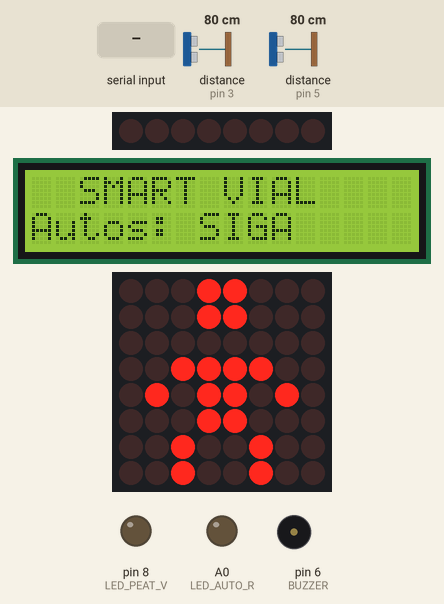
This sketch was run on a simulated Arduino Uno, built with avr-gcc and run on an emulated ATmega328P. Parts: 8 shift-register outputs drawn as a row of LEDs (first output left, lit = HIGH), 16×2 character LCD, 8×8 LED matrix, output pins drawn as LEDs (lit = HIGH), buzzer (waves = sounding). Wiring (inferred from the names in the program): 2 × ultrasonic range finder: trigger pin 2, echo pin 3 / trigger pin 4, echo pin 5; MAX7219 LED driver (orientation assumed): data pin 11; clock pin 13; CS pin 10; shift register (74HC595): data A1; shift clock pin 7; latch A2. Wiring (inferred from the signals the program sends): row of LEDs: on Q0, Q1, Q2, Q3, Q4, Q5, Q6, Q7. The inputs (shaded band) are chosen by the test bench; at power-on: distance to the obstacle (sensors on pin 3, pin 5) 80 cm. The echo pulse lasts 58.3 µs per cm; pins used as bus, display or sensor lines are not drawn; what the sketch prints to the serial monitor is not drawn.

Above: at 2.5 s.
2.6 s: "M\n" received over Serial
At 2.63 s:
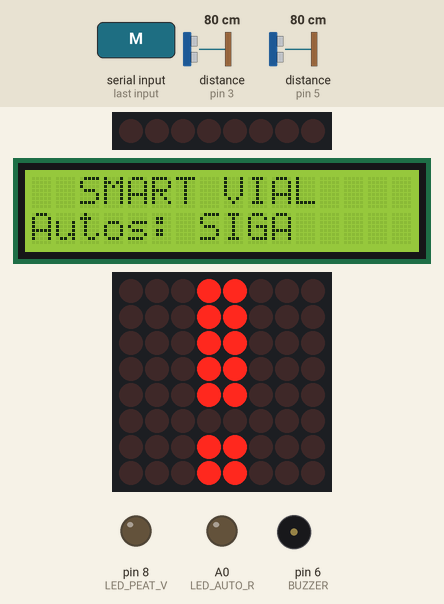
At 3.7 s:
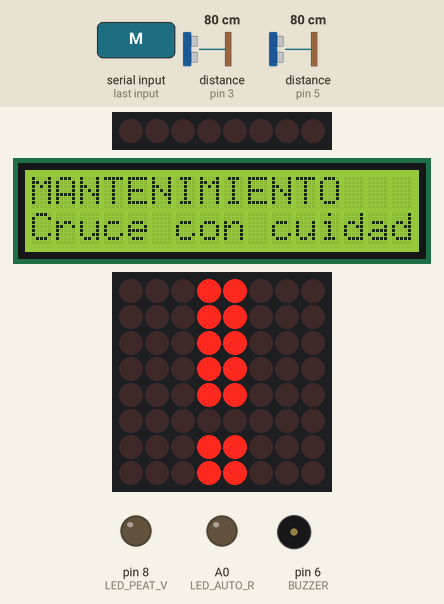
5.6 s: distance to the obstacle (sensor on pin 3) set to 2 cm
7.6 s: "N\n" received over Serial
At 8.8 s:
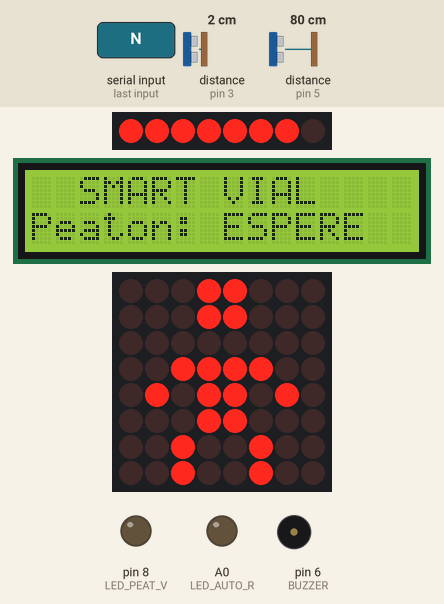
9.1 s: "M\n" received over Serial
At 9.6 s:
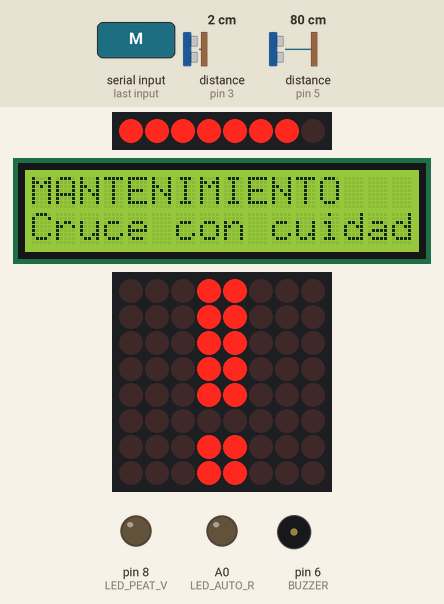
10.6 s: distance to the obstacle (sensor on pin 5) set to 2 cm
12.6 s: distance to the obstacle (sensor on pin 5) set to 18 cm
Timing chart, 0 to 15.6 s (numbered marks = the images above; inputs shaded):
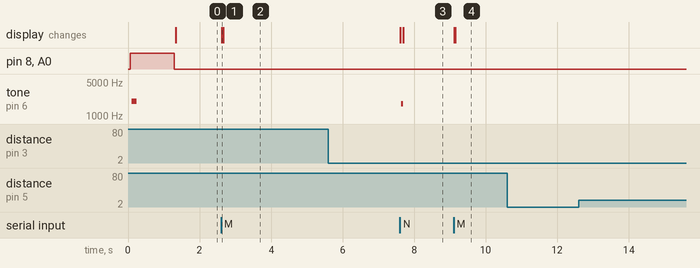

Measured:
- after the input at 2.6 s, the display: changes at once (image 1)
- after the input at 5.6 s, every drawn part: stays the same
- after the input at 7.6 s, tone on pin 6 (BUZZER): silent → 1800 Hz at once, → silent 0.06 s later; the display: first changes at once (image 3 shows a later state)
- after the input at 9.1 s, the display: first changes at once (image 4 shows a later state)
- after the input at 10.6 s, every drawn part: stays the same
- after the input at 12.6 s, every drawn part: stays the same

The sketch:

smart_vial.ino
```cpp
/*
  SMART VIAL - Transito inteligente
  Semaforo inteligente con cruce peatonal para Arduino UNO

  - Ultrasonico 1 (peaton): detecta a la persona que llega al cruce.
  - Ultrasonico 2 (vehiculo): detecta el auto que se acerca y calcula su velocidad.
  - Modulo de semaforo LED (R, Y, G, GND) para autos.
  - Semaforo de peaton con 2 LEDs (rojo y verde).
  - LCD 16x2 I2C: "PUEDE CRUZAR 9s" (cuenta 9 -> 0), "ESPERE", etc.
  - Matriz 8x8 MAX7219: muñeco parado / muñeco caminando.
  - Buzzer: pitidos de cruce (ayuda a personas con poca vision) y alarma.
  - Bluetooth HC-06 en D0/D1 (9600, viene asi de fabrica; nombre "HC-06", clave 1234):
    manda el estado y recibe ordenes del simulador web o de una app Bluetooth del celular
    (por ejemplo "Serial Bluetooth Terminal" o "Arduino Bluetooth Controller").

  CONEXIONES
  D0  RX  <- TXD del HC-06                       D1  TX  -> RXD del HC-06 con divisor (1k arriba, 2k abajo)
  HC-06: VCC -> 5V, GND -> GND
  D2  TRIG ultrasonico peaton                     D3  ECHO ultrasonico peaton
  D4  TRIG ultrasonico vehiculo                   D5  ECHO ultrasonico vehiculo
  D6  Buzzer (+)
  D7  LED rojo peaton  (+ resistencia de 220 ohm)
  D8  LED verde peaton (+ resistencia de 220 ohm)
  D10 MAX7219 CS            D11 MAX7219 DIN                     D13 MAX7219 CLK
  A0  Modulo semaforo AUTOS   R      A1  Modulo semaforo AUTOS   Y
  A2  Modulo semaforo AUTOS   G      GND del modulo autos  -> GND
  A4  SDA LCD          A5 SCL LCD
  El modulo de semaforo ya trae sus resistencias: se conecta directo.
  Los LEDs del peaton: pata larga al pin con su resistencia de 220 ohm, pata corta a GND.
  Quedan libres: D9, D12 y A3.

  IMPORTANTE: el HC-06 comparte D0/D1 con el USB. Desconecta el cable de D0 (TXD del HC-06)
  mientras subes el programa y vuelve a ponerlo despues.
  Comandos cortos (una letra, sirven en apps que no mandan "enter"):
    P = peaton   M = mantenimiento   N = normal   S = silenciar   A = activar buzzer   E = estado
  Libreria necesaria: LiquidCrystal I2C (Frank de Brabander).
*/

#include <Wire.h>
#include <LiquidCrystal_I2C.h>

// ---------- pines ----------
const byte P_TRIG = 2, P_ECHO = 3;      // ultrasonico peaton
const byte V_TRIG = 4, V_ECHO = 5;      // ultrasonico vehiculo
const byte BUZZER = 6;
const byte MX_CS = 10, MX_DIN = 11, MX_CLK = 13;    // MAX7219 (matriz)
const byte LED_AUTO_R = A0, LED_AUTO_A = A1, LED_AUTO_V = A2;   // modulo semaforo autos
const byte LED_PEAT_R = 7, LED_PEAT_V = 8;                      // LEDs del peaton

// ---------- ajustes ----------
const bool SEMAFORO_INVERTIDO = false; // true si el modulo de autos prende al reves (anodo comun)
const bool ESPEJO_MATRIZ = false; // true si el muñeco sale al reves
int  UMBRAL_P = 20;   // cm: a esta distancia o menos hay un peaton
int  UMBRAL_V = 15;   // cm: a esta distancia o menos hay un vehiculo en el cruce
const unsigned long T_VERDE_MIN = 6000;  // verde minimo para autos antes de dar paso
const unsigned long T_AMARILLO  = 2500;
const unsigned long T_TODO_ROJO = 1000;
const unsigned long T_ESPERA_MAX = 8000; // si el auto no se va, igual se da paso al peaton
const unsigned long T_FIN = 1500;
const int VEL_ALERTA = 25;  // cm/s: un auto que se acerca mas rapido con luz roja = no va a frenar

// ---------- estados ----------
enum Fase { VERDE = 0, ESPERA_AUTO = 1, AMARILLO = 2, TODO_ROJO = 3, CRUCE = 4, FIN = 5, INTERMITENTE = 6 };
Fase fase = VERDE;
unsigned long tFase = 0;

LiquidCrystal_I2C *lcd = nullptr;
bool hayLcd = false;
String lcd1 = "", lcd2 = "";

int dP = 300, dV = 300;          // distancias en cm
int cuentaP = 0, cuentaV = 0;    // lecturas seguidas que confirman
bool peaton = false, vehiculo = false, pedido = false;
int cuenta = -1;                 // segundos que le quedan al peaton (-1 = no hay cruce)
float velocidad = 0;             // cm/s del vehiculo que se acerca
int dVant = -1; unsigned long tVant = 0;
unsigned int cruces = 0;
bool silencio = false;
bool alarmaDada = false;
unsigned long tSt = 0, tSensor = 0, tAnim = 0;
byte cuadro = 0;
bool turnoSensor = false;
String entrada = "";
unsigned long tEntrada = 0;   // ultima letra recibida (para apps que no mandan "enter")

// ---------- dibujos de la matriz ----------
const byte M_PARADO[8]  = {0x18,0x18,0x00,0x3C,0x5A,0x18,0x24,0x24};
const byte M_CAMINA1[8] = {0x0C,0x0C,0x00,0x1C,0x2E,0x0C,0x14,0x22};
const byte M_CAMINA2[8] = {0x0C,0x0C,0x00,0x1C,0x1C,0x0C,0x0C,0x14};
const byte M_ALERTA[8]  = {0x18,0x18,0x18,0x18,0x18,0x00,0x18,0x18};

// ================== MAX7219 (sin libreria) ==================
void mxEnviar(byte reg, byte val) {
  digitalWrite(MX_CS, LOW);
  shiftOut(MX_DIN, MX_CLK, MSBFIRST, reg);
  shiftOut(MX_DIN, MX_CLK, MSBFIRST, val);
  digitalWrite(MX_CS, HIGH);
}
byte invertirBits(byte b) {
  byte r = 0;
  for (byte i = 0; i < 8; i++) if (b & (1 << i)) r |= (1 << (7 - i));
  return r;
}
void mxDibujar(const byte *d) {
  for (byte f = 0; f < 8; f++) mxEnviar(f + 1, ESPEJO_MATRIZ ? invertirBits(d[f]) : d[f]);
}
void mxIniciar() {
  pinMode(MX_CS, OUTPUT); pinMode(MX_DIN, OUTPUT); pinMode(MX_CLK, OUTPUT);
  digitalWrite(MX_CS, HIGH);
  mxEnviar(0x0F, 0);  // sin prueba
  mxEnviar(0x09, 0);  // sin decodificar
  mxEnviar(0x0B, 7);  // 8 filas
  mxEnviar(0x0A, 4);  // brillo
  mxEnviar(0x0C, 1);  // encendida
  mxDibujar(M_PARADO);
}

// ================== LCD ==================
String a16(String s) { while (s.length() < 16) s += ' '; return s.substring(0, 16); }
void pantalla(String l1, String l2) {
  if (l1 == lcd1 && l2 == lcd2) return;
  lcd1 = l1; lcd2 = l2;
  if (hayLcd) {
    lcd->setCursor(0, 0); lcd->print(a16(l1));
    lcd->setCursor(0, 1); lcd->print(a16(l2));
  }
  Serial.print(F("LC,")); Serial.print(l1); Serial.print(','); Serial.println(l2);
}
bool existeI2C(byte dir) { Wire.beginTransmission(dir); return Wire.endTransmission() == 0; }

// ================== buzzer ==================
void pitar(byte veces, int on, int off, int frec) {
  Serial.print(F("BZ,")); Serial.print(veces); Serial.print(','); Serial.print(on); Serial.print(','); Serial.println(off);
  if (silencio) return;
  if (veces == 1) { tone(BUZZER, frec, on); return; }
  for (byte i = 0; i < veces; i++) { tone(BUZZER, frec, on); delay(on + off); }
}

// ================== sensores ==================
int medir(byte trig, byte echo) {
  digitalWrite(trig, LOW); delayMicroseconds(2);
  digitalWrite(trig, HIGH); delayMicroseconds(10);
  digitalWrite(trig, LOW);
  unsigned long us = pulseIn(echo, HIGH, 25000UL);
  if (us == 0) return 300;
  int cm = us / 58;
  return cm > 300 ? 300 : cm;
}

void leerSensores() {
  // un sensor por vez para que no se estorben los ecos
  turnoSensor = !turnoSensor;
  if (turnoSensor) {
    dP = medir(P_TRIG, P_ECHO);
    if (dP <= UMBRAL_P) { if (cuentaP < 5) cuentaP++; } else if (cuentaP > 0) cuentaP--;
    bool antes = peaton;
    if (cuentaP >= 3) peaton = true; else if (cuentaP == 0) peaton = false;
    if (peaton && !antes) {
      evento("Peaton detectado a " + String(dP) + " cm");
    }
  } else {
    dV = medir(V_TRIG, V_ECHO);
    unsigned long ahora = millis();
    if (dV < 300 && dVant >= 0 && dVant < 300 && ahora > tVant) {
      float v = (dVant - dV) * 1000.0 / (ahora - tVant);   // positivo = se acerca
      if (v < 0) v = 0;
      if (v > 300) v = 300;
      velocidad = velocidad * 0.6 + v * 0.4;
    } else if (dV >= 300) velocidad = 0;
    dVant = dV; tVant = ahora;
    if (dV <= UMBRAL_V) { if (cuentaV < 4) cuentaV++; } else if (cuentaV > 0) cuentaV--;
    bool antes = vehiculo;
    if (cuentaV >= 2) vehiculo = true; else if (cuentaV == 0) vehiculo = false;
    if (vehiculo && !antes) evento("Vehiculo detectado a " + String(dV) + " cm");
    if (!vehiculo && antes) evento("El vehiculo ya paso");
  }
}

// ================== luces (modulo de autos + LEDs del peaton) ==================
bool esModulo(byte pin) { return pin == LED_AUTO_R || pin == LED_AUTO_A || pin == LED_AUTO_V; }
void luz(byte pin, bool on) { digitalWrite(pin, (on != (SEMAFORO_INVERTIDO && esModulo(pin))) ? HIGH : LOW); }
bool L(byte pin) { return (digitalRead(pin) == HIGH) != (SEMAFORO_INVERTIDO && esModulo(pin)); }
void luces(bool aR, bool aA, bool aV, bool pR, bool pV) {
  luz(LED_AUTO_R, aR); luz(LED_AUTO_A, aA); luz(LED_AUTO_V, aV);
  luz(LED_PEAT_R, pR); luz(LED_PEAT_V, pV);
}

void evento(String t) { Serial.print(F("EV,")); Serial.println(t); }

void cambiar(Fase f) {
  fase = f; tFase = millis();
  switch (f) {
    case VERDE:
      luces(0, 0, 1, 1, 0); cuenta = -1; mxDibujar(M_PARADO);
      evento("Autos en verde"); break;
    case ESPERA_AUTO:
      evento("Peaton espera: hay un vehiculo en el cruce"); break;
    case AMARILLO:
      luces(0, 1, 0, 1, 0); evento("Autos en amarillo"); pitar(1, 150, 0, 1500); break;
    case TODO_ROJO:
      luces(1, 0, 0, 1, 0); evento("Autos en rojo"); break;
    case CRUCE:
      luces(1, 0, 0, 0, 1); cuenta = 9; alarmaDada = false;
      cruces++; evento("PUEDE CRUZAR (cruce #" + String(cruces) + ")"); pitar(1, 120, 0, 2400); break;
    case FIN:
      luces(1, 0, 0, 1, 0); cuenta = -1; mxDibujar(M_PARADO);
      pedido = false; evento("Fin del cruce"); pitar(2, 90, 90, 1200); break;
    case INTERMITENTE:
      luces(0, 0, 0, 0, 0); cuenta = -1; mxDibujar(M_ALERTA);
      pedido = false; evento("Modo intermitente (mantenimiento)"); break;
  }
}

void actualizarFase() {
  unsigned long t = millis() - tFase;
  switch (fase) {
    case VERDE:
      // mientras haya alguien frente al sensor, el paso queda pedido
      if (peaton && !pedido) { pedido = true; evento("Peaton pide paso"); pitar(1, 60, 0, 1800); }
      if (pedido && t >= T_VERDE_MIN) cambiar(vehiculo ? ESPERA_AUTO : AMARILLO);
      if (pedido) pantalla("  SMART VIAL", "Peaton: ESPERE");
      else        pantalla("  SMART VIAL", "Autos: SIGA");
      break;
    case ESPERA_AUTO:
      pantalla("VEHICULO CERCA", "Peaton: ESPERE");
      if (!vehiculo || t >= T_ESPERA_MAX) cambiar(AMARILLO);
      break;
    case AMARILLO:
      pantalla("AUTOS: CUIDADO", "Peaton: ESPERE");
      if (t >= T_AMARILLO) cambiar(TODO_ROJO);
      break;
    case TODO_ROJO:
      pantalla("AUTOS: ALTO", "Peaton: LISTO");
      if (t >= T_TODO_ROJO) cambiar(CRUCE);
      break;
    case CRUCE: {
      int n = 9 - (int)(t / 1000);
      if (n < 0) { cambiar(FIN); break; }
      if (n != cuenta) {
        cuenta = n;
        if (n <= 3) pitar(2, 60, 60, 2600); else pitar(1, 60, 0, 2400);
      }
      // ultimos 3 segundos: el verde del peaton parpadea
      luz(LED_PEAT_V, !(n <= 3 && (t % 500) >= 250));
      if (millis() - tAnim >= 300) { tAnim = millis(); cuadro ^= 1; mxDibujar(cuadro ? M_CAMINA1 : M_CAMINA2); }
      String l1 = "PUEDE CRUZAR " + String(n) + "s";
      if (vehiculo && velocidad > VEL_ALERTA) {
        pantalla(l1, "!AUTO NO FRENA!");
        if (!alarmaDada) { alarmaDada = true; evento("ALERTA: vehiculo acercandose con luz roja"); pitar(3, 80, 50, 3000); }
      } else pantalla(l1, n <= 3 ? "Apurese..." : "Autos: ALTO");
      break; }
    case FIN:
      pantalla("NO CRUCE", "Autos: SIGAN");
      if (t >= T_FIN) cambiar(VERDE);
      break;
    case INTERMITENTE: {
      bool on = (t % 1000) < 500;
      luz(LED_AUTO_A, on); luz(LED_PEAT_R, on);
      pantalla("MANTENIMIENTO", "Cruce con cuidado");
      break; }
  }
}

// ================== comunicacion ==================
void enviarEstado() {
  Serial.print(F("ST,"));
  Serial.print(fase); Serial.print(',');
  Serial.print(L(LED_AUTO_R)); Serial.print(','); Serial.print(L(LED_AUTO_A)); Serial.print(','); Serial.print(L(LED_AUTO_V)); Serial.print(',');
  Serial.print(L(LED_PEAT_R)); Serial.print(','); Serial.print(L(LED_PEAT_V)); Serial.print(',');
  Serial.print(cuenta); Serial.print(',');
  Serial.print(dP); Serial.print(','); Serial.print(dV); Serial.print(',');
  Serial.print((int)velocidad); Serial.print(',');
  Serial.print(peaton); Serial.print(','); Serial.print(vehiculo); Serial.print(',');
  Serial.print(pedido); Serial.print(',');
  Serial.print(cruces); Serial.print(','); Serial.print(silencio); Serial.print(',');
  Serial.print(UMBRAL_P); Serial.print(','); Serial.print(UMBRAL_V); Serial.print(',');
  Serial.println(hayLcd);
}

void comando(String c) {
  c.trim(); c.toUpperCase();
  // comandos de una letra para apps Bluetooth del celular
  if (c == "P") c = "PEATON";
  else if (c == "M") c = "MANT:1";
  else if (c == "N") c = "MANT:0";
  else if (c == "S") c = "SILENCIO:1";
  else if (c == "A") c = "SILENCIO:0";
  else if (c == "E") c = "ESTADO";
  if (c == "ESTADO") { lcd1 = ""; }
  else if (c == "PEATON") {
    if (fase == VERDE || fase == ESPERA_AUTO) { pedido = true; evento("Boton de peaton (app)"); pitar(1, 60, 0, 1800); }
    else evento("El cruce ya esta en curso");
  }
  else if (c == "PRUEBA_MX") {   // prende los 64 puntos 3 segundos
    mxIniciar(); mxEnviar(0x0F, 1); evento("Prueba de matriz: todo encendido");
    delay(3000); mxEnviar(0x0F, 0); mxDibujar(M_PARADO);
  }
  else if (c == "MANT:1") cambiar(INTERMITENTE);
  else if (c == "MANT:0") { if (fase == INTERMITENTE) cambiar(VERDE); }
  else if (c == "SILENCIO:1") { silencio = true; noTone(BUZZER); evento("Buzzer silenciado"); }
  else if (c == "SILENCIO:0") { silencio = false; evento("Buzzer activado"); }
  else if (c.startsWith("UMBRAL_P:")) { UMBRAL_P = constrain(c.substring(9).toInt(), 3, 200); evento("Umbral peaton = " + String(UMBRAL_P) + " cm"); }
  else if (c.startsWith("UMBRAL_V:")) { UMBRAL_V = constrain(c.substring(9).toInt(), 3, 200); evento("Umbral vehiculo = " + String(UMBRAL_V) + " cm"); }
  else if (c.length()) evento("Comando desconocido: " + c);
  enviarEstado();
}

void leerSerial() {
  while (Serial.available()) {
    char ch = Serial.read();
    if (ch == '\n' || ch == '\r') { if (entrada.length()) comando(entrada); entrada = ""; }
    else if (entrada.length() < 40) entrada += ch;
    tEntrada = millis();
  }
  // si la app no manda "enter", el comando se toma tras 150 ms sin letras nuevas
  if (entrada.length() && millis() - tEntrada > 150) { comando(entrada); entrada = ""; }
}

// ================== inicio ==================
void setup() {
  Serial.begin(9600);
  pinMode(P_TRIG, OUTPUT); pinMode(P_ECHO, INPUT);
  pinMode(V_TRIG, OUTPUT); pinMode(V_ECHO, INPUT);
  pinMode(BUZZER, OUTPUT);
  pinMode(LED_AUTO_R, OUTPUT); pinMode(LED_AUTO_A, OUTPUT); pinMode(LED_AUTO_V, OUTPUT);
  pinMode(LED_PEAT_R, OUTPUT); pinMode(LED_PEAT_V, OUTPUT);

  Serial.println(F("EV,Smart Vial iniciando (Bluetooth HC-06)"));
  Wire.begin();
  Wire.setWireTimeout(3000, true);   // si la LCD esta mal conectada, no se traba
  byte dir = existeI2C(0x27) ? 0x27 : (existeI2C(0x3F) ? 0x3F : 0);
  if (dir) {
    lcd = new LiquidCrystal_I2C(dir, 16, 2);
    lcd->init(); lcd->backlight(); hayLcd = true;
  }
  mxIniciar();

  // prueba de luces al encender
  luces(1, 1, 1, 1, 1);   // prueba: prenden todas las luces
  pantalla("  SMART VIAL", "Transito intelig");
  pitar(1, 150, 0, 2000);
  delay(1200);
  evento(hayLcd ? "LCD encontrada" : "No se encontro la LCD (revisa SDA/SCL)");
  cambiar(VERDE);
}

void loop() {
  leerSerial();
  if (millis() - tSensor >= 60) { tSensor = millis(); leerSensores(); }
  actualizarFase();
  if (millis() - tSt >= 500) { tSt = millis(); enviarEstado(); }
  static unsigned long tMx = 0;
  if (millis() - tMx >= 5000) { tMx = millis(); mxEnviar(0x0F, 0); mxEnviar(0x09, 0); mxEnviar(0x0B, 7); mxEnviar(0x0A, 4); mxEnviar(0x0C, 1); }
}
```
